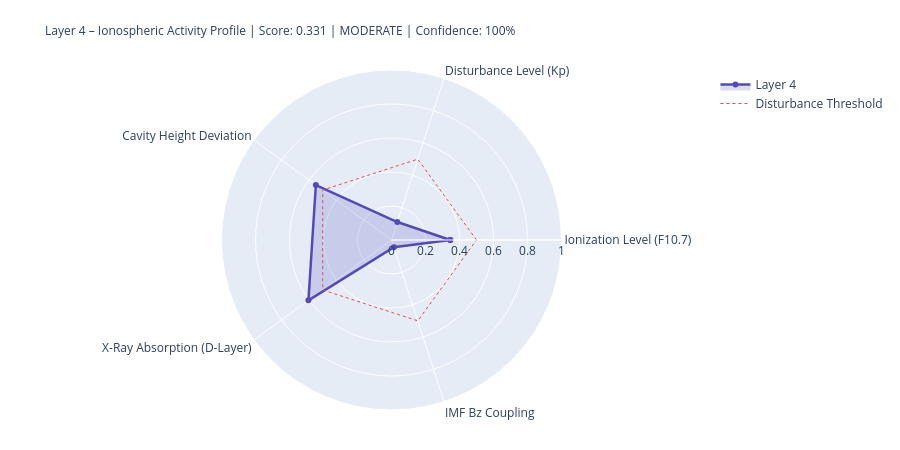

Notebook source saved alongside this figure:
### Markdown cell above
---
## 4. State Assessment & Handoff to Layer 5

### Code cell
# ============================================================
# LAYER-4-SCORE
# ============================================================

COMPONENTS = {
    'Ionization Level (F10.7)':    {'score': ioniz,       'source': 'primary' if f107_now else 'from_layer0', 'dynamic': True},
    'Disturbance Level (Kp)':          {'score': disturb,     'source': 'primary' if kp_now   else 'from_layer0', 'dynamic': True},
    'Cavity Height Deviation':    {'score': h_dev,       'source': 'derived',                                'dynamic': True},
    'X-Ray Absorption (D-Layer)':{'score': xray_ioniz,  'source': 'primary' if xray_now else 'missing',     'dynamic': True},
    'IMF Bz Coupling':             {'score': bz_coupling, 'source': 'primary' if bz_now   else 'from_layer0', 'dynamic': True},
}

available    = {k: v['score'] for k, v in COMPONENTS.items() if v['score'] is not None}
unavailable  = [k for k, v in COMPONENTS.items() if v['score'] is None]
layer4_score = round(sum(available.values()) / len(available), 4) if available else None
confidence   = round(len(available) / len(COMPONENTS), 2)
level = ('unknown' if layer4_score is None
         else 'quiet'   if layer4_score < 0.3
         else 'moderate' if layer4_score < 0.6
         else 'active')
dominant_l4 = max(available, key=available.get) if available else 'none'

# Resonance delta for Schumann SR-1
sr1_ref = schumann_freq(1, 80.0)
sr1_now = schumann_freq(1, h_eff)
sr1_delta_mhz = (sr1_now - sr1_ref) * 1000

# Propagation conditions
prop_cond = ('disturbed'   if kp_val > 4
             else 'unsettled' if kp_val > 2
             else 'normal')
if xray_class in ['X', 'M']:
    prop_cond = 'Radio-Blackout moeglich'

W = 68
print('=' * W)
print('LAYER 4 – IONOSPHERE – STATE ASSESSMENT')
print('=' * W)
for name, comp in COMPONENTS.items():
    s = comp['score']
    if s is not None:
        bar = '█' * int(s * 20) + '░' * (20 - int(s * 20))
        print(f'  {name:<36} {bar}  {s:.3f}  [{comp["source"]}]')
    else:
        print(f'  {name:<36} {"─" * 20}  n/a   [missing]')
print('-' * W)
print(f'  Score:          {layer4_score:.3f}  ({len(available)}/{len(COMPONENTS)} components)')
print(f'  Confidence:     {confidence:.0%}')
print(f'  Level:          {level.upper()}')
print(f'  Dominant:       {dominant_l4}')
print(f'  Cavity height:  {h_eff:.1f} km  (Ref: 80.0 km)')
print(f'  SR-1:           {sr1_now:.3f} Hz  (Δ {sr1_delta_mhz:+.1f} mHz vs. ref)')
print(f'  Propagation:    {prop_cond}')
print(f'  X-Ray:          {xray_class}-class  ({xray_now:.2e} W/m²)' if xray_now else '  X-Ray:          n/a')
print('=' * W)

# Radar
cats   = list(available.keys())
vals_r = list(available.values())
if len(cats) >= 3:
    fig = go.Figure()
    fig.add_trace(go.Scatterpolar(
        r=vals_r + [vals_r[0]], theta=cats + [cats[0]],
        fill='toself', fillcolor='rgba(83,74,183,0.20)',
        line=dict(color='#534AB7', width=2.5), name='Layer 4'
    ))
    fig.add_trace(go.Scatterpolar(
        r=[0.5] * (len(cats)+1), theta=cats + [cats[0]],
        line=dict(color='#E24B4A', dash='dot', width=1),
        mode='lines', name='Disturbance Threshold'
    ))
    fig.update_layout(
        title=dict(
            text=f'Layer 4 – Ionospheric Activity Profile | Score: {layer4_score:.3f} | {level.upper()} | Confidence: {confidence:.0%}',
            font=dict(size=12)
        ),
        polar=dict(radialaxis=dict(visible=True, range=[0, 1])),
        height=450, showlegend=True,
        margin=dict(l=80, r=80, t=70, b=40)
    )
    fig.show()

### Figure 1 — Plotly figure (JSON) as saved in the notebook; plotly's stock layout.template omitted (floating-point values rounded to 4 significant figures)
{"data": [{"fill": "toself", "fillcolor": "rgba(83,74,183,0.20)", "line": {"color": "#534AB7", "width": 2.5}, "name": "Layer 4", "r": [0.346, 0.111, 0.55, 0.604, 0.045, 0.346], "theta": ["Ionization Level (F10.7)", "Disturbance Level (Kp)", "Cavity Height Deviation", "X-Ray Absorption (D-Layer)", "IMF Bz Coupling", "Ionization Level (F10.7)"], "type": "scatterpolar"}, {"line": {"color": "#E24B4A", "dash": "dot", "width": 1}, "mode": "lines", "name": "Disturbance Threshold", "r": [0.5, 0.5, 0.5, 0.5, 0.5, 0.5], "theta": ["Ionization Level (F10.7)", "Disturbance Level (Kp)", "Cavity Height Deviation", "X-Ray Absorption (D-Layer)", "IMF Bz Coupling", "Ionization Level (F10.7)"], "type": "scatterpolar"}], "layout": {"height": 450, "margin": {"b": 40, "l": 80, "r": 80, "t": 70}, "polar": {"radialaxis": {"range": [0, 1], "visible": true}}, "showlegend": true, "title": {"font": {"size": 12}, "text": "Layer 4 – Ionospheric Activity Profile | Score: 0.331 | MODERATE | Confidence: 100%"}}}
